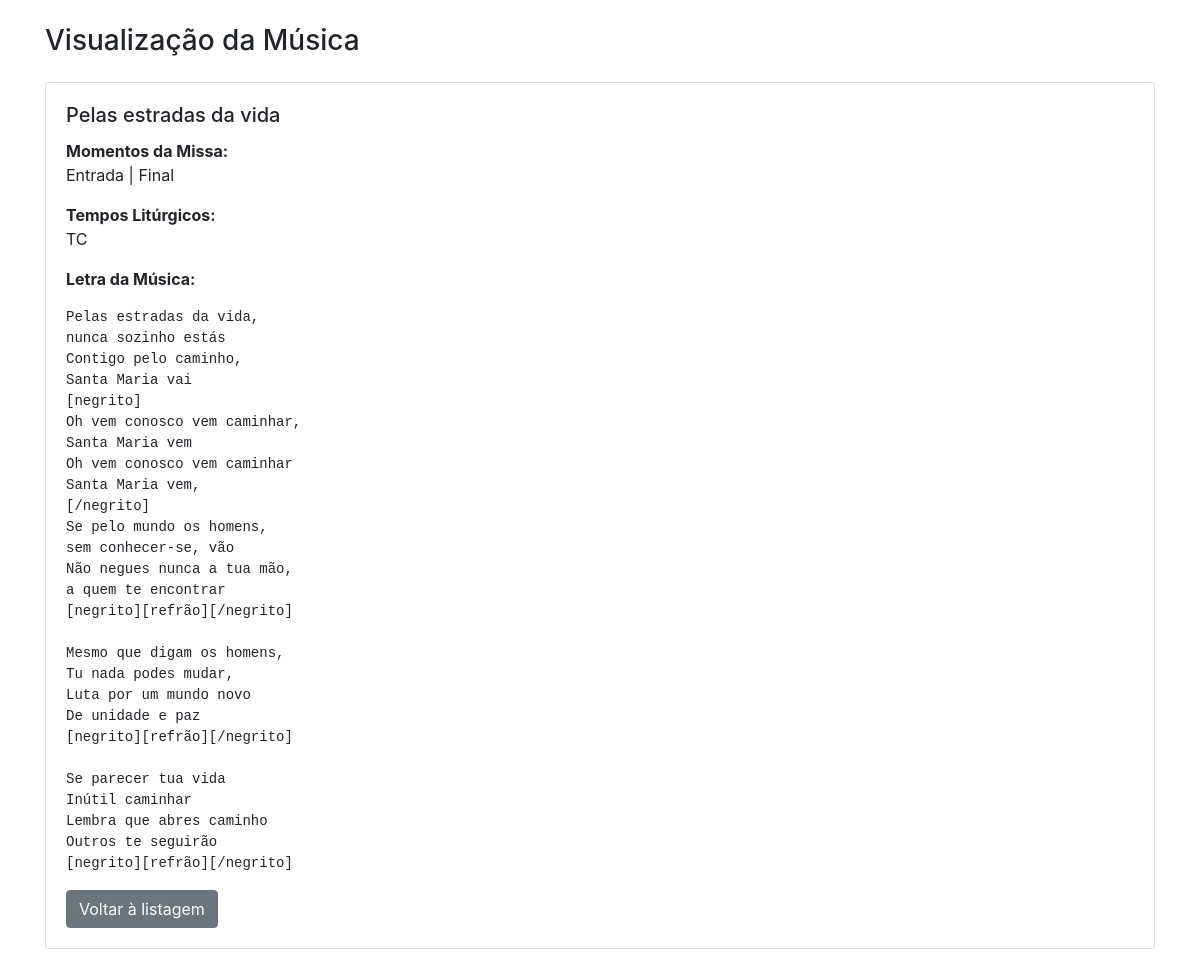
Page /admin/musicas_visualizar.php?id=1 on the committed database.
### tables this page shows
CREATE TABLE IF NOT EXISTS `tbmusica` (
  `idMusica` int(11) NOT NULL AUTO_INCREMENT,
  `NomeMusica` varchar(200) DEFAULT NULL,
  `Musica` varchar(1000) DEFAULT NULL,
  PRIMARY KEY (`idMusica`),
  UNIQUE KEY `NomeMusica` (`NomeMusica`)
);

### admin/musicas_visualizar.php (the view, shortened to what this page needs)
<?php
include('../conexao.php');
$idMusica = isset($_GET['id']) ? intval($_GET['id']) : 0;
$sql = "SELECT * FROM tbmusica WHERE idMusica = ?";
$stmt = $conn->prepare($sql);
$stmt->bind_param("i", $idMusica);
$stmt->execute();
$result = $stmt->get_result();
$musica = $result->fetch_assoc();
?>
<!DOCTYPE html>
<html lang="pt-br">
<head>
    <link rel="stylesheet" href="https://stackpath.bootstrapcdn.com/bootstrap/4.5.2/css/bootstrap.min.css">
</head>
<body class="container py-4">
    <h3>Visualização da Música</h3>
    <div class="card mt-4">
        <div class="card-body">
            <h5 class="card-title"><?= htmlspecialchars($musica['NomeMusica']) ?></h5>
            <p><strong>Momentos da Missa:</strong><br>
                <?php
                $momentos = $conn->query("
                    SELECT mo.DescMomento
                    FROM tbmusicamomentomissa mm
                    JOIN tbmomentosmissa mo ON mo.idMomento = mm.idMomento
                    WHERE mm.idMusica = $idMusica
                    ORDER BY mo.OrdemDeExecucao
                ");
                $listaMomentos = [];
                while ($m = $momentos->fetch_assoc()) $listaMomentos[] = $m['DescMomento'];
                echo implode(" | ", $listaMomentos);
                ?>
            </p>
            <p><strong>Tempos Litúrgicos:</strong><br>
                <?php
                $tempos = $conn->query("
                    SELECT tp.Sigla
                    FROM tbtempomusica tm
                    JOIN tbtpliturgico tp ON tp.idTpLiturgico = tm.idTpLiturgico
                    WHERE tm.idMusica = $idMusica
                    ORDER BY tp.Sigla
                ");
                $listaTempos = [];
                while ($t = $tempos->fetch_assoc()) $listaTempos[] = $t['Sigla'];
                echo implode(" | ", $listaTempos);
                ?>
            </p>
            <p><strong>Letra da Música:</strong><br>
                <pre style="white-space: pre-wrap"><?= htmlspecialchars($musica['Musica']) ?></pre>
            </p>
            <a href="musicas.php" class="btn btn-secondary">Voltar à listagem</a>
        </div>
    </div>
</body>
</html>

### rows in the picture
tbmusica: NomeMusica "Pelas estradas da vida", Musica "Pelas estradas da vida, nunca sozinho estás Contigo pelo caminho, Santa Maria vai [negrito] Oh vem conosco vem caminhar, Santa Maria vem Oh vem conosco vem caminhar Santa Maria vem, [/negrito] Se pelo mundo os homens, sem conhecer-se, vão Não negues nunca a tua mão, a quem te encontrar [negrito][refrão][/negrito] Mesmo que digam os homens, Tu nada podes mudar, Luta por um mundo novo De unidade e paz [negrito][refrão][/negrito] Se parecer tua vida Inútil caminhar Lembra que abres caminho Outros te seguirão [negrito][refrão][/negrito]"

### other values in the picture
implode(" | ", $listaMomentos) "Entrada | Final"
implode(" | ", $listaTempos) "TC"
